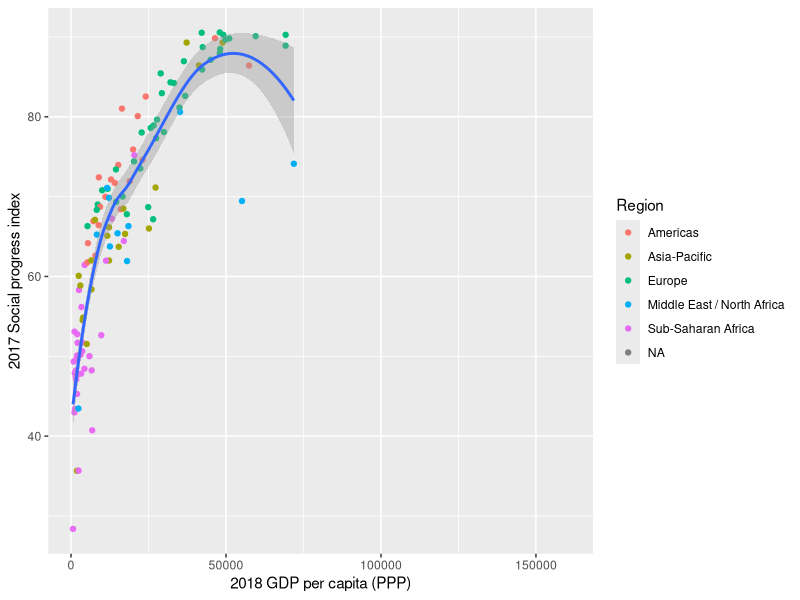
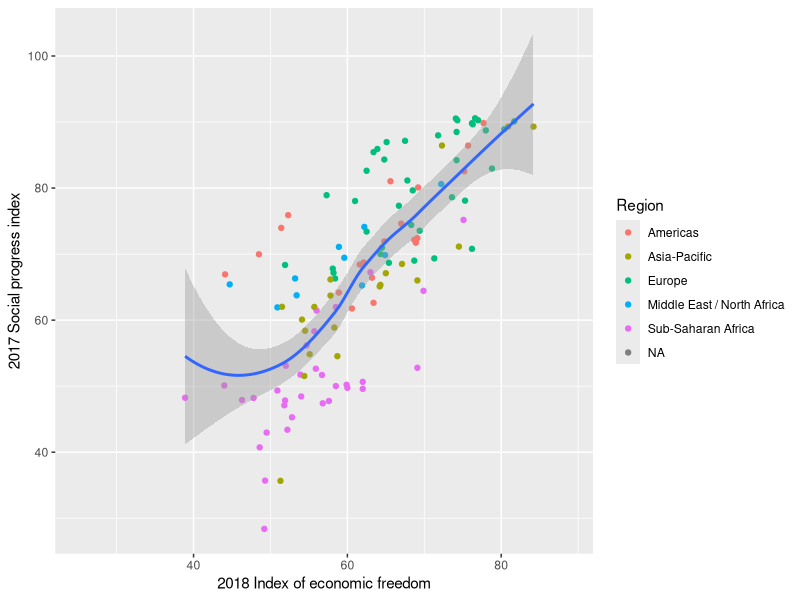

Source code (R) for these figures, in order:
## ---- chunk 1
library(tidyverse)
spi <- readxl::read_xlsx("data/2017 Results.xlsx") %>%
  mutate(spi = `Social Progress Index`)
ief <- readxl::read_xls("data/index2018_data.xls") %>%
  mutate(score = as.numeric(`2018 Score`), # Index of Economic Freedom (IEF)
         gdp = as.numeric(`GDP per Capita (PPP)`),
         Region = factor(Region))
## ---- chunk 2
(ief.spi <- left_join(select(spi, Country, spi),
                     select(ief, Country, Region, score, gdp)))
## ---- chunk 3
ggplot(ief.spi, aes(gdp, spi)) + geom_point(aes(color = Region)) +
  labs(x = "2018 GDP per capita (PPP)", y = "2017 Social progress index") +
  geom_smooth()
## ---- chunk 4
ggplot(ief.spi, aes(score, spi)) + geom_point(aes(color = Region)) +
  labs(x = "2018 Index of economic freedom", y = "2017 Social progress index") +
  geom_smooth()
